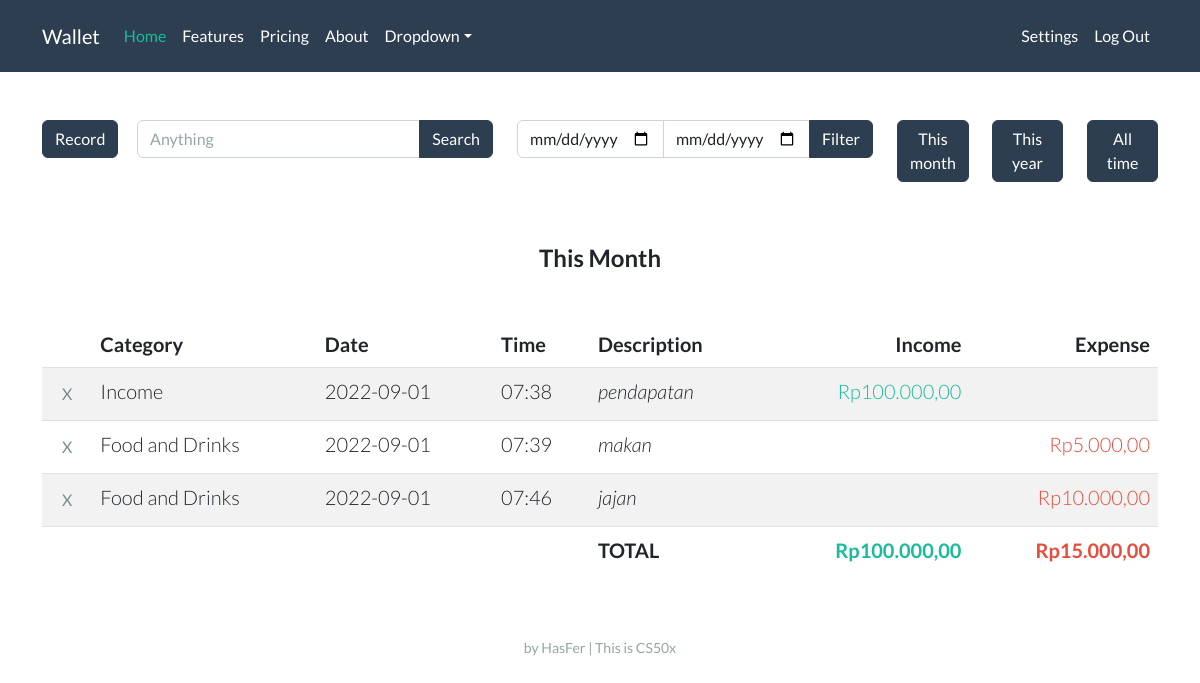
Page / (signed in) on the earlier database version.
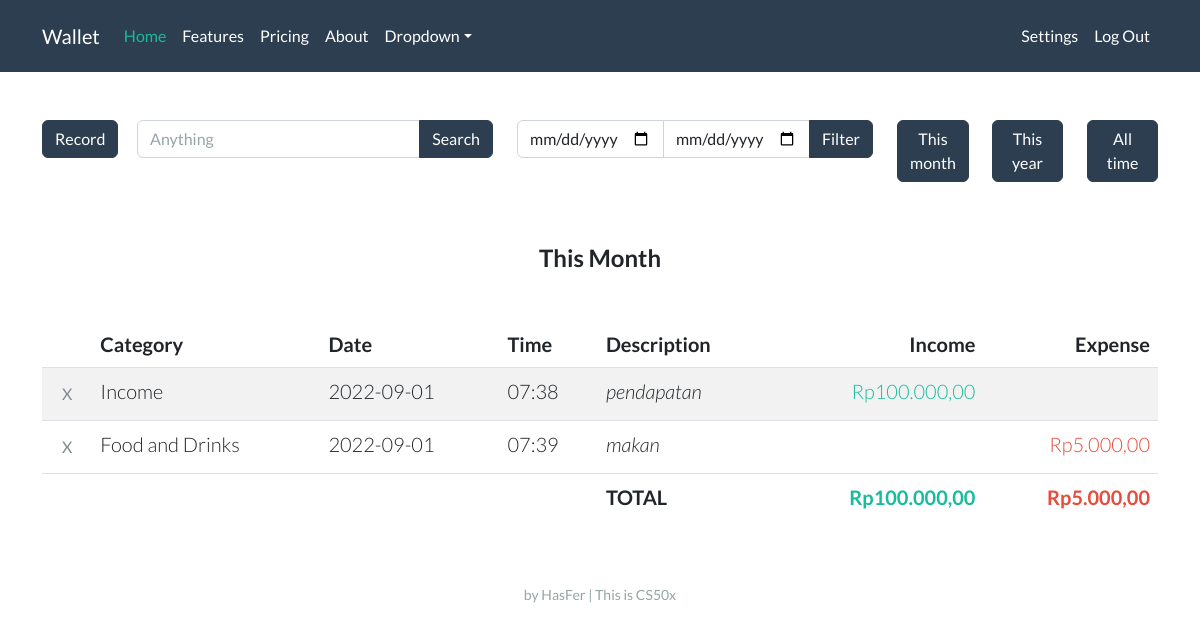
Same page on the later database version.
### tables this page shows
CREATE TABLE records (
                id INTEGER,
                user_id INTEGER,
                account_name TEXT,
                account_category TEXT,
                date NUMBER,
                time NUMBER,
                description TEXT, amount REAL,
                PRIMARY KEY(id),
                FOREIGN KEY(user_id) REFERENCES users(id)
                );

### app.py (the view, shortened to what this page needs)
@app.route("/", methods=["GET", "POST"])
def index():
    if session.get("user_id") is None:
        return render_template("index.html")
    con, cur = connect_db()
    if request.method == "GET":
        year_now = str(datetime.now().year)
        month_now = str(datetime.now().month)
        date_filter = year_now + '%' + month_now + '%'
        label = 'This Month'
    if request.form.get('filter_btn') == 'between':
        res = cur.execute("SELECT * FROM records WHERE user_id = ? AND date BETWEEN ? AND ?",
                          (session["user_id"], start_date, end_date))
    elif request.form.get('search_btn') == 'search_btn':
        res = cur.execute("SELECT * FROM records WHERE user_id = ? AND (account_name LIKE ? OR description LIKE ?)",
                          (session["user_id"], f"%{keyword}%", f"%{keyword}%"))
    else:
        res = cur.execute("SELECT * FROM records WHERE user_id = ? AND date LIKE ?", (session["user_id"], date_filter))
    res = list(res)
    income = 0
    expense = 0
    for i in res:
        if i[3] == 'Income':
            income += i[7]
        else:
            expense += i[7]
    records = []
    for i in res:
        i = list(i)
        i[7] = idr(i[7])
        records.append(i)
    income = idr(income)
    expense = idr(expense)
    con.close()
    return render_template("home.html", records=records, income=income, expense=expense, label=label, date_now=get_date_now(), time_now=get_time_now())

### helpers.py (called while the page is built)
def connect_db(db="wallet.db"):
    con = sqlite3.connect(db)
    cur = con.cursor()
    return con, cur

def idr(value):
    value = f"Rp{value:,.2f}"
    rupiah = value.replace(".", "#")
    rupiah = rupiah.replace(",", ".")
    rupiah = rupiah.replace("#", ",")
    return rupiah

def get_date_now():
    now = datetime.now()
    day = now.day
    if day < 10:
        day = f"0{day}"
    month = now.month
    if month < 10:
        month = f"0{month}"
    year = now.year
    date_now = f"{year}-{month}-{day}"
    return date_now

def get_time_now():
    now = datetime.now()
    hour = now.hour
    if hour < 10:
        hour = f"0{hour}"
    minute = now.minute
    if minute < 10:
        minute = f"0{minute}"
    time_now = f"{hour}:{minute}"
    return time_now

### templates/home.html (shortened to what this page needs)
{% extends "layout.html" %}
{% block main %}
<div class="row">
    <div class="col-lg-1">
        <button type="button" class="btn btn-primary mb-3" data-bs-toggle="collapse" data-bs-target="#demo">Record</button>
    </div>
        <div class="col-lg-4">
            <form action="/" method="post">
                <div class="input-group mb-3">
                    <input name="search_vield" type="text" class="form-control" placeholder="Anything" aria-label="Search" aria-describedby="button-addon2">
                    <button name="search_btn" value="search_btn" class="btn btn-primary" type="submit" id="button-addon2">Search</button>
                </div>
            </form>
        </div>
    <div class="col-lg-4">
        <form action="/" method="post">
            <div class="input-group mb-3">
                <input name="start_date" type="date" class="form-control">
                <input name="end_date" type="date" class="form-control">
                <button name="filter_btn" value="between" class="btn btn-primary" type="submit" id="button-addon2">Filter</button>
            </div>
        </form>
    </div>
    <div class="col-lg-1 mb-3">
        <button class="btn btn-primary mb-3" onclick="window.location.href=window.location.href;">This month</button>
    </div>
    <div class="col-lg-1 mb-3">
        <form action="/" method="post">
            <button name="filter_btn" value="thisyear" type="submit" class="btn btn-primary mb-3">This year</button>
    </div>
    <div class="col-lg-1 mb-3">
            <button name="filter_btn" value="alltime" type="submit" class="btn btn-primary mb-3">All time</button>
    </div>
</div>
<br>
<h4 class="mb-5 fw-bold">{{ label }}</h4>
<table class="table table-striped">
    <thead>
        <tr>
            <th style="width:1%;"></th>
            <th class="text-start">Category</th>
            <th class="text-start">Date</th>
            <th class="text-start">Time</th>
            <th class="text-start">Description</th>
            <th class="text-end">Income</th>
            <th class="text-end">Expense</th>
        </tr>
    </thead>
    <tbody>
        {% for record in records %}
        <tr>
            <td>
                <form action="/delete" method="post">
                    <input class="btn btn-outline-dark border-0" type="submit" value="X" title="Delete">
                </form>
            </td>
            <td class="text-start">{{ record[2] }}</td>
            <td class="text-start">{{ record[4] }}</td>
            <td class="text-start">{{ record[5] }}</td>
            <td class="text-start"><em>{{ record[6] }}</em></td>
            <td class="text-end text-success">{% if record[3] in "Income" %}{{ record[7] }}{% endif %}</td>
            <td class="text-end text-danger">{% if record[3] not in "Income" %}{{ record[7] }}{% endif %}</td>
        </tr>
        {% endfor %}
    </tbody>
    <tfoot>
        <tr>
            <td class="border-0"></td>
            <td class="border-0"></td>
            <td class="border-0"></td>
            <td class="border-0"></td>
            <td class="border-0 fw-bold text-start">TOTAL</td>
            <td class="border-0 fw-bold text-end text-success">{{ income }}</td>
            <td class="border-0 fw-bold text-end text-danger">{{ expense }}</td>
        </tr>
    </tfoot>
</table>
{% endblock %}

### templates/layout.html (shortened to what this page needs)
<!DOCTYPE html>
<html lang="en">
<head>
    <link rel="stylesheet" href="/static/light.css">
</head>
<body>
    <nav class="navbar navbar-expand-lg navbar-dark bg-primary">
        <div class="container">
            <a class="navbar-brand" href="/">Wallet</a>
            <div class="collapse navbar-collapse" id="navbarColor01">
                <ul class="navbar-nav me-auto">
                    <li class="nav-item"><a class="nav-link active" href="#">Home</a></li>
                    <li class="nav-item"><a class="nav-link" href="#">Features</a></li>
                    <li class="nav-item"><a class="nav-link" href="#">Pricing</a></li>
                    <li class="nav-item"><a class="nav-link" href="#">About</a></li>
                    <li class="nav-item dropdown">
                        <a class="nav-link dropdown-toggle" data-bs-toggle="dropdown" href="#" role="button" aria-haspopup="true" aria-expanded="false">Dropdown</a>
                    </li>
                </ul>
                {% if session["user_id"] %}
                <ul class="navbar-nav ms-auto">
                    <li class="nav-item"><a class="nav-link" href="/settings">Settings</a></li>
                    <li class="nav-item"><a class="nav-link" href="/logout">Log Out</a></li>
                </ul>
                {% else %}
                <ul class="navbar-nav ms-auto">
                    <li class="nav-item"><a class="nav-link" href="/register">Register</a></li>
                    <li class="nav-item"><a class="nav-link" href="/login">Log In</a></li>
                </ul>
                {% endif %}
            </div>
        </div>
    </nav>
    <main class="container py-5 lead text-center">
        {% block main %}{% endblock %}
    </main>
    <footer class="mb-5 small text-center text-muted">
        by HasFer | This is CS50x
    </footer>
</body>
</html>

Differences in the rows shown:
removed records: account_name "Food and Drinks", date "2022-09-01", time "07:46", description "jajan", amount "Rp10.000,00"
Other differences:
{{ expense }}: "Rp15.000,00" → "Rp5.000,00"
